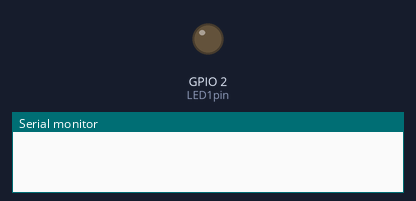
This program was run on a simulated ESP32. On the bench: output pins drawn as LEDs (lit = HIGH), the last lines printed to the serial monitor. WiFi joins after 1.5 s; servers stay silent unless stated.

Above: at 0.1 s.
At 2.1 s:
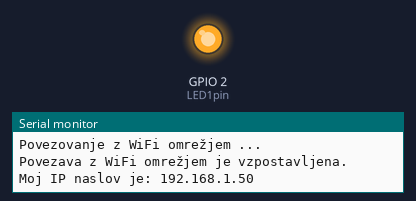
Timing chart, 0 to 3.8 s (numbered marks = the images above):
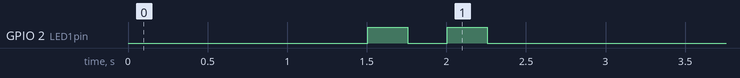

The program:

main.cpp
```cpp
#include <Arduino.h>
#include <WiFi.h>
#include <WebServer.h>

const char* ssid = "...";
const char* password = "...";

// To spodaj je 'Hello world, za IOT :)

// KAR JE ZNOTRAJ 'SETUP' - izvedeno enkrat ob vklopu
// KAR JE ZNOTRAJ 'LOOP' - izvajanje ciklično z maksimalno možno hitrostjo
// procesor dela s hitrostjo 340 MHz, kar pomeni, da lahko v eni sekundi izvede 340 milijonov ukazov, če so ti ukazi zelo preprosti, sicer pa manj, odvisno od zahtevnosti ukazov

// tako lahko npr dostopamo do modula tudi preko telefona
// na to nožico bi lahko npr priključili relayski modul in bi lahko prižgali in ugasnili napravo
// ključen mehanizem 0 in 1

// delovalo bi tudi 1 ali true in pa 0 ali false

// gpio - general purpose input/output

// če bi priklopili na baterijo, je to potem samostojna naprava in računalnika ne potrebujemo več

// ustvarimo objekt razreda WebServer, pot 80 je prednastavljeni port za HTTP strežnik
WebServer server(80); // objekt 'WebServer' razreda  ki bo poskušal na privzetem HTTP portu 80

uint8_t LED1pin = 2; //8-bitna celoštevilska spremenljivka
bool LED1status = LOW; // logična spremenljivka, ki hrani stanje LED1, LOW pomeni, da je LED ugasnjena, HIGH bi pomenilo, da je LED prižgana

// zakaj bool ni true in false? > HIGH in LOW pride z Arduino knjižnico


// niz karakterjev
// spletno stran bomo spravili v spremenljivko 'HTML'
// ta koda nam omogoča, da besedilo spravimo v spremenljivo
const char HTML[] PROGMEM = R"rawliteral(
<!DOCTYPE html>
<html lang="sl">
<head>
    <meta charset="UTF-8">
    <meta name="viewport" content="width=device-width, initial-scale=1.0">
    <title>esp32</title>
</head>
<body>
    <h1>Vpišite http://192.168.1.145/1 za vklop LED diode ali http://192.168.1.145/0 za izklop, t. j. /1 ali /0 na koncu.</h1>
</body>
</html>
)rawliteral"; // spletno stran spravimo v spremenljivko HTML

const char HTML1[] PROGMEM = R"rawliteral(
<!DOCTYPE html>
<html lang="sl">
<head>
    <meta charset="UTF-8">
    <meta name="viewport" content="width=device-width, initial-scale=1.0">
    <title>esp32</title>
</head>
<body>
    <h1>Prejet ukaz za vklop LED diode.</h1>
</body>
</html>
)rawliteral"; // spletno stran spravimo v spremenljivko HTML1

const char HTML0[] PROGMEM = R"rawliteral(
<!DOCTYPE html>
<html lang="sl">
<head>
    <meta charset="UTF-8">
    <meta name="viewport" content="width=device-width, initial-scale=1.0">
    <title>esp32</title>
</head>
<body>
    <h1>Prejet ukaz za izklop LED diode.</h1>
</body>
</html>
)rawliteral"; // spletno stran spravimo v spremenljivko HTML0


void handle_root() {
  server.send(200, "text/html; charset=UTF-8", HTML);
}

// tu določimo, kaj se zgodi, če uporabnik vpiše
// korenski ("root") naslov našega strežnika na esp32 modulu, (npr. http://..) - request "/1"
void handle_1() {
  LED1status = HIGH; // spremenljivki LED1status dodelimo vrednost HIGH, kar pomeni, da je LED prižgana, v zanki loop() bomo potem preverjali stanje LED1status in glede na to prižigali ali ugašali LED diodo
  server.send(200, "text/html; charset=UTF-8", HTML1);
}

// tu določimo, kaj se zgodi, če uporabnik vpiše
// korenski ("root") naslov našega strežnika na esp32 modulu, (npr. http://..) - request "/0"
void handle_0() {
  LED1status = LOW; // spremenljivki LED1status dodelimo vrednost LOW, kar pomeni, da je LED ugasnjena, v zanki loop() bomo potem preverjali stanje LED1status in glede na to prižigali ali ugašali LED diodo
  server.send(200, "text/html; charset=UTF-8", HTML0);
}

void setup() {
  // put your setup code here, to run once:
  // tu zapišemo kodo za nastavitve, koda bo izvecena le enkrat, ko se naprava zažene:

  Serial.begin(115200); // nastavimo hitrost serijske komunikacije na 115200 btiov/s
  WiFi.begin(ssid, password); // povežemo se na WiFi omrežje z imenom "A1-39A3F1"in geslom

  while (WiFi.status() != WL_CONNECTED) { // dokler se modul ne poveže na WiFi omrežje, ponavljamo zanko
    delay(500); // počakamo 500ms preden preverimo stanje povezave znova
    Serial.println("Povezovanje z WiFi omrežjem ..."); // izpišemo sporočilo na serijski monitor, da vidimo, da se še vedno poskuša povezati
  }

  Serial.println("Povezava z WiFi omrežjem je vzpostavljena."); // izpišemo sporočilo, ko je povezava uspešna
  Serial.print("Moj IP naslov je: "); // spodnji ukaz bo izpisalo v isti vrstici, zato print in ne println
  Serial.println(WiFi.localIP()); // izpišemo IP naslov, ki ga je modul dobil od WiFi omrežja

  // ko se povezava vzpostavi .... naprej ...
  // ko vpišemo IP naslov, na koncu "/", v brskalnik, tedaj strežnik na esp32 modulu dobi zahtevo "request" "/" in izvede se funkcija handle_root(), ki smo jo definirali zgoraj
  // če je poševnica, imamo handle root
  server.on("/", handle_root);

  // ko vpišemo IP naslov, na koncu "/1", v brskalnik, tedaj strežnik na esp32 modulu dobi zahtevo "request" "/" in izvede se funkcija handle_1(), ki smo jo definirali zgoraj
  server.on("/1", handle_1);

  // ko vpišemo IP naslov, na koncu "/0", v brskalnik, tedaj strežnik na esp32 modulu dobi zahtevo "request" "/" in izvede se funkcija handle_0(), ki smo jo definirali zgoraj
  server.on("/0", handle_0);


  // strežnik na esp32 modulu moramo še pognati, ki posluša na portu 80 in čaka na zahteve ("requests") od klientov (npr. brskalnika Chrome)
  server.begin();


  // ta del kode uporabimo kot indikator, da se je program prenesel na esp32 module, modra LED dioda bo 2x utripnila
  pinMode(2, OUTPUT); // pin (nožica) št. 2 bo uporabljen kot digitalni izhod (na nožici 2 je povezana vgrajena LED dioda na ESP32)
  digitalWrite(2, HIGH); // na pin 2 zapišemo visoko vrednost (LED dioda se prižge)
  delay(250); // počakamo 250 ms
  digitalWrite(2, LOW); // na pin 2 zapišemo visoko vrednost (LED dioda se ugasne)
  delay(250); // počakamo 250 ms
  digitalWrite(2, HIGH); // na pin 2 zapišemo visoko vrednost (LED dioda se prižge)
  delay(250); // počakamo 250 ms
  digitalWrite(2, LOW); // na pin 2 zapišemo visoko vrednost (LED dioda se ugasne)
  delay(250); // počakamo 250 ms
}

void loop() {
  // put your main code here, to run repeatedly:
  // tu zapišemo kodo, ki se ponavljajoče izvaja, dokler je esp32 vklopljen

  // preverimo, če je prišla kakšna zahteva od klienta (npr. brskalnik Chrome), in če je, jo obdelamo in pošljemo ustrezen odgovor ("response")
  server.handleClient();

  if(LED1status == HIGH){ // če je spremenljivka LED1status enaka HIGH, potem ...
    digitalWrite(LED1pin, HIGH); // ... prižgemo LED diodo, ki je povezana na pin 2
  }
  else{ // sicer, če LED1status ni HIGH, potem ...
    digitalWrite(LED1pin, LOW); // ... ugasnemo LED diodo, ki je povezana na pin 2
  }
}
```
